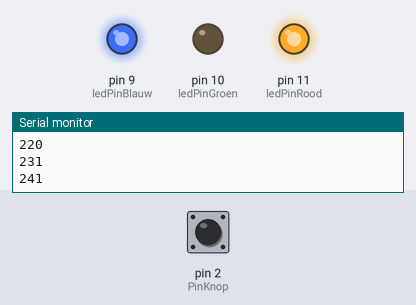
A sketch run on a simulated Arduino Uno, built with avr-gcc and run on an emulated ATmega328P. On the bench: output pins drawn as LEDs (lit = HIGH), the last lines printed to the serial monitor. The inputs (shaded band) are chosen by the test bench; at power-on: pin 2 (PinKnop) LOW.

Above: at 1.21 s.
1.3 s: pin 2 (PinKnop) pulled HIGH for 0.15 s
At 2.6 s:
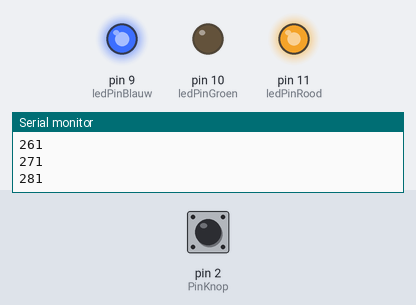
2.9 s: pin 2 (PinKnop) pulled HIGH for 1 s
At 4.12 s:
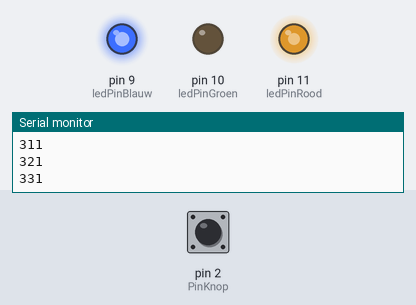
5.9 s: pin 2 (PinKnop) pulled HIGH for 3.2 s
At 10.2 s:
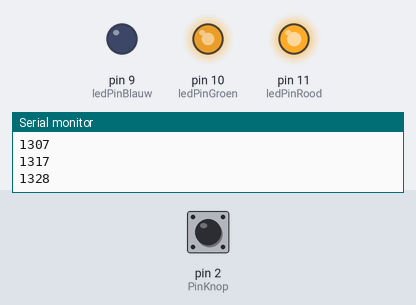
10.6 s: pin 2 (PinKnop) pulled HIGH for 0.15 s
At 11.05 s:
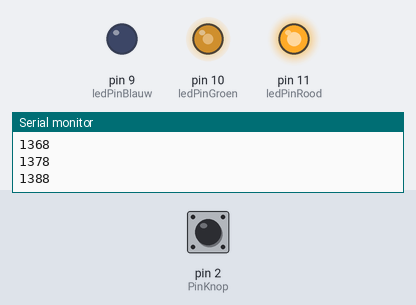
Timing chart, 0 to 47.8 s (numbered marks = the images above; inputs shaded):
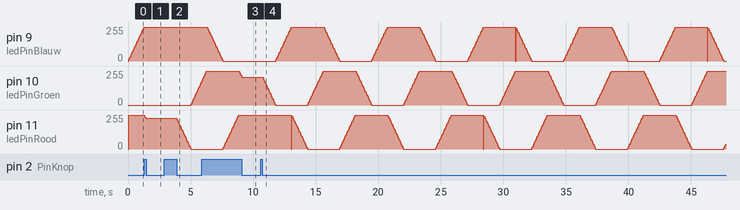

The sketch:

7.2_Arduino_C_Programmeren.ino
```cpp
int ledPinRood = 11;
int ledPinGroen = 10;
int ledPinBlauw = 9;

int ColorPhase = 0;
int Snap = 0;
int SnapStart;
int SlowDown = 5;
int PinKnop = 2;

// Button values
bool ButtonStateA;
bool ButtonStateB;
bool ButtonStateC;
bool ButtonStateD = true;

void setup()
{
  Serial.begin(9600);     // opens serial port, sets data rate to 9600 bps

  pinMode(ledPinGroen,OUTPUT);
  pinMode(ledPinRood,OUTPUT);
  pinMode(ledPinBlauw,OUTPUT);

  pinMode(PinKnop,INPUT);

}

void loop()
{
  if(ButtonState())
  {
    ChangeColor();
  }
}

void ChangeColor()
{
  ColorPhase = (millis() / SlowDown - Snap)% 1535;
  Serial.println(ColorPhase);

  if(ColorPhase < 255)
  {
    analogWrite(ledPinRood,255);
    analogWrite(ledPinBlauw,ColorPhase);
    analogWrite(ledPinGroen,0);
  }
  else if(ColorPhase < 511)
  {
    analogWrite(ledPinRood, 255 - (ColorPhase % 256));
    analogWrite(ledPinBlauw,255);
    analogWrite(ledPinGroen,0);
  }
  else if(ColorPhase < 767)
  {
    analogWrite(ledPinRood,0);
    analogWrite(ledPinBlauw,255);
    analogWrite(ledPinGroen,ColorPhase - 511);
  }
  else if(ColorPhase < 1023)
  {
    analogWrite(ledPinRood,0);
    analogWrite(ledPinBlauw,255 - (ColorPhase % 256));
    analogWrite(ledPinGroen,255);
  }
  else if(ColorPhase < 1279)
  {
    analogWrite(ledPinRood,ColorPhase - 1023);
    analogWrite(ledPinBlauw,0);
    analogWrite(ledPinGroen,255);
  }
  else
  {
    analogWrite(ledPinRood,255);
    analogWrite(ledPinBlauw,0);
    analogWrite(ledPinGroen,255 - (ColorPhase % 256));
  }
}

//Checks if the button has been pressed
bool ButtonPress()
{
  // Save button states
  ButtonStateA = digitalRead(PinKnop);
  delay(50);
  ButtonStateB = digitalRead(PinKnop);

  // Check
  if(ButtonStateA && !ButtonStateB)
  {
    return true;
  }
  else
  {
    return false;
  }
}

bool ButtonState()
{
  bool ButtonStateC = ButtonPress();
  if(ButtonStateC && ButtonStateD)
  {
    ButtonStateD = false;
    BeginSnap();
  }
  else if(ButtonStateC && !ButtonStateD)
  {
    ButtonStateD = true;
    StopSnap();
  }
  return ButtonStateD;
}

void BeginSnap()
{
  SnapStart = millis() / SlowDown;
}

void StopSnap()
{
  Snap += millis() / SlowDown - SnapStart;
}
```

Measured:
- after the input at 1.3 s, pin 10 (ledPinGroen): stays 0/255 (without the input it goes to 1/255 after 1.3 s); pin 11 (ledPinRood): goes on until 1.4 s, then stays 230/255
- after the input at 2.9 s, pin 10 (ledPinGroen): moves from 0/255 to 172/255 over 0.85 s, starting after 2.1 s; pin 11 (ledPinRood): moves from 230/255 to 0/255 over 1.1 s, starting after 1.0 s
- after the input at 5.9 s, pin 9 (ledPinBlauw): goes on until 7.6 s, then stays 0/255
